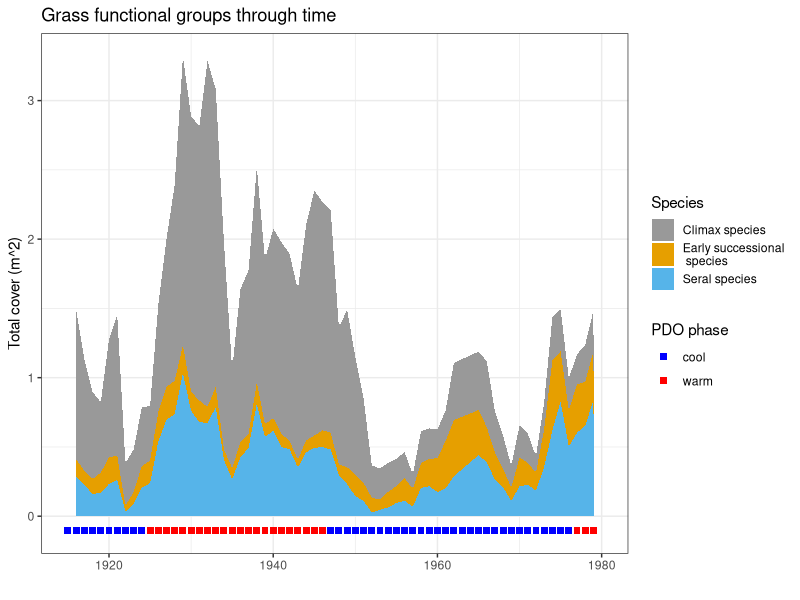
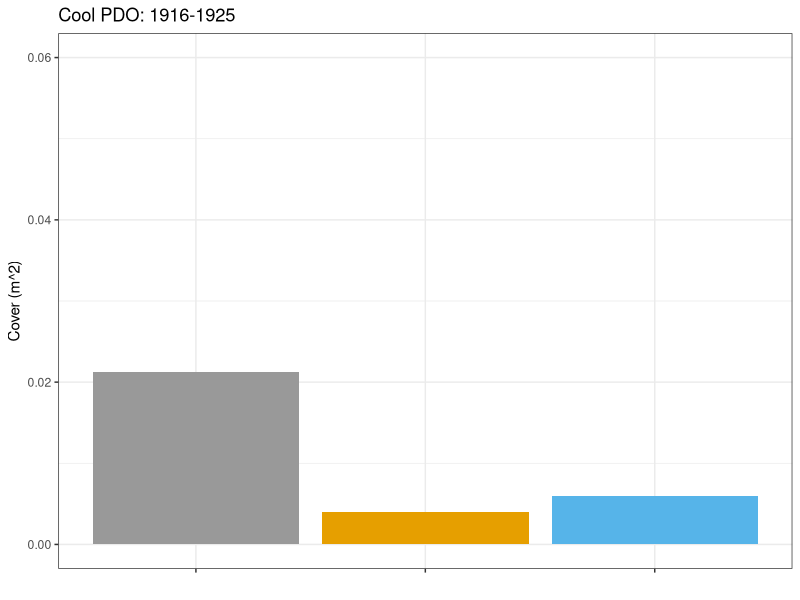
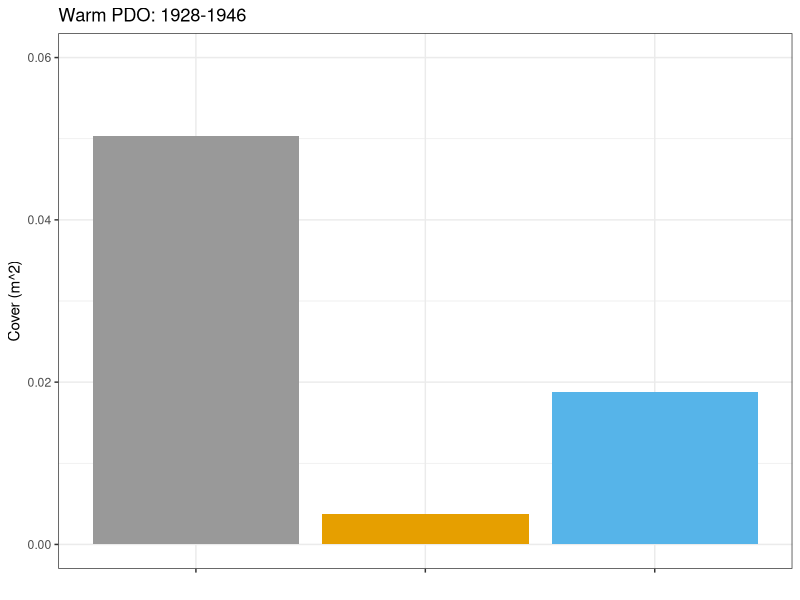
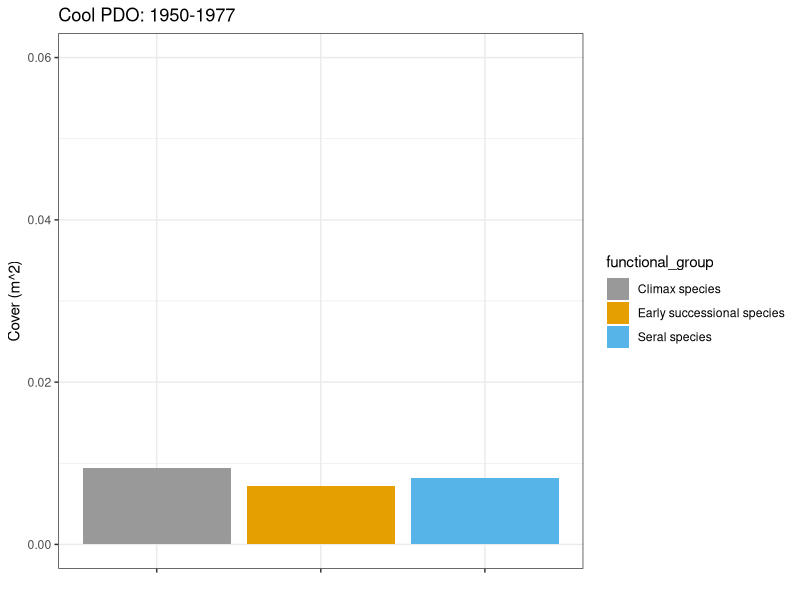
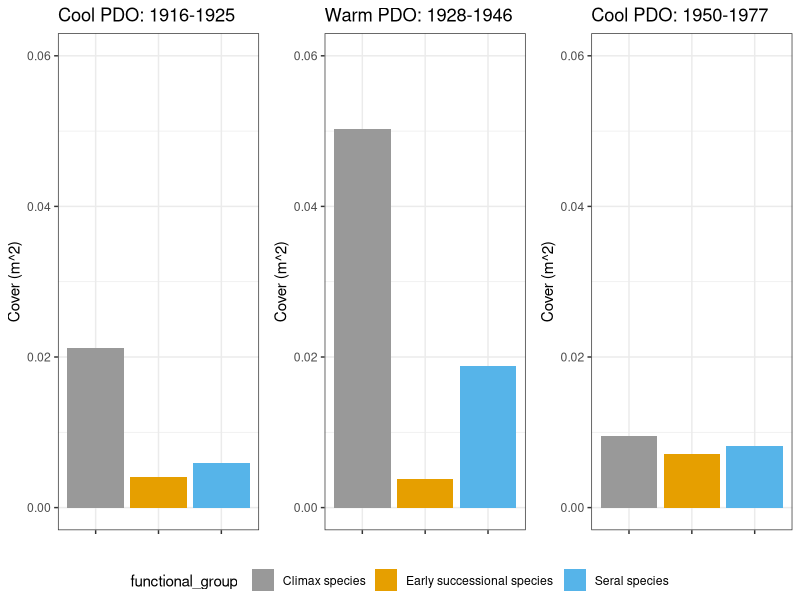

Source code (R) for these figures, in order:
#' plot grass species groupings timeseries
#' 
#' EMC 5/14/21
#' last update: 9/30/21

library(dplyr)
library(ggplot2)
library(ggpubr)

# colors for figures
cbPalette <- c("#999999", "#E69F00", "#56B4E9", "#009E73", "#F0E442", "#0072B2", "#D55E00", "#CC79A7")

all_grass_species = read.csv('data/grass_species_timeseries_imputed.csv')

# functional groupings
func_groups = read.csv('data/grass_species_functional_grouping.csv')

# ========================================================================
# group data by species functional groups

# merge with func_groups, get total by group and quadrat
yearly_grass_groups = all_grass_species %>%
  merge(func_groups, all.y=T) %>%
  group_by(project_year, quadrat, functional_group) %>%
  summarize(cover=sum(total_cover)) 

# get yearly sum
yearly_mean_groups = yearly_grass_groups %>%
  group_by(project_year, functional_group) %>%
  summarize(sum_cover = sum(cover))

# PDO time periods
pdophases = data.frame(project_year = 1915:1979,
                       yint = rep(-0.1),
                       pdo_phase = as.factor(c(rep('cool',10), rep('warm',22), rep('cool',30), rep('warm',3))))

# Plot: mean grass species cover per quadrat per year
ts1 = dplyr::filter(yearly_mean_groups, project_year<1995)
ts2 = dplyr::filter(yearly_mean_groups, project_year>=1995)
grassgroups <- ggplot(ts1, aes(x=project_year)) +
  geom_area(aes(y=sum_cover, fill=functional_group)) +
  xlim(1915,1980) +
  geom_point(data=pdophases, aes(x=project_year, y=yint, color = pdo_phase), size=2, shape=15) +
  labs(x = '',
       y='Total cover (m^2)',
       fill='Species',
       color='PDO phase',
       title='Grass functional groups through time') +
  #  ylim(0,.2) +
  scale_color_manual(values=c('blue','red')) +
  scale_fill_manual(values=cbPalette, labels=c('Climax species','Early successional\n species','Seral species')) +
  theme_bw()
grassgroups
#ggsave('Figures/grass_func_groups_timeseries.png', plot=grassgroups, width=6, height=4)


# =============================================================
# functional group breakdown during discrete time periods

# divide into phase sections; chop off first 3 years of each phase
c1 = dplyr::filter(yearly_grass_groups, project_year<1925)
w1 = dplyr::filter(yearly_grass_groups, project_year>=1928, project_year<1947)
c2 = dplyr::filter(yearly_grass_groups, project_year>=1950, project_year<1977)


# first cold period
# get average composition over the time period for each quadrat
c1_comp = c1 %>%
  group_by(quadrat, functional_group) %>%
  summarize(mean_cover=mean(cover))
# get average over quadrats for the time period
c1_comp_total = c1_comp %>%
  group_by(functional_group) %>%
  summarize(mean_cover_all=mean(mean_cover),
            sd_cover = sd(mean_cover))

# the error bars are huge
c1_plot = ggplot(c1_comp_total, aes(x=functional_group, y=mean_cover_all, fill=functional_group)) +
  geom_bar(stat='identity') +
  #geom_errorbar(aes(ymin=mean_cover_all-sd_cover, ymax=mean_cover_all+sd_cover)) +
  scale_fill_manual(values=cbPalette, labels=c('Aristida spp.','B. eriopoda','D. pulchella','Muhlenbergia spp.','Other','P. mutica',
                                               'S. brevifolius','Sporobolus spp.')) +
  ylim(0,.06) +
  ggtitle('Cool PDO: 1916-1925') +
  ylab('Cover (m^2)') +
  xlab('') +
  guides(fill='none') +
  theme_bw() +
  theme(axis.text.x=element_blank()) 
c1_plot


# first warm period
# get average composition over the time period for each quadrat
w1_comp = w1 %>%
  group_by(quadrat, functional_group) %>%
  summarize(mean_cover=mean(cover))
# get average over quadrats for the time period
w1_comp_total = w1_comp %>%
  group_by(functional_group) %>%
  summarize(mean_cover_all=mean(mean_cover),
            sd_cover = sd(mean_cover))

# the error bars are huge
w1_plot = ggplot(w1_comp_total, aes(x=functional_group, y=mean_cover_all, fill=functional_group)) +
  geom_bar(stat='identity') +
  #geom_errorbar(aes(ymin=mean_cover_all-sd_cover, ymax=mean_cover_all+sd_cover)) +
  scale_fill_manual(values=cbPalette, labels=c('Aristida spp.','B. eriopoda','D. pulchella','Muhlenbergia spp.','Other','P. mutica',
                                               'S. brevifolius','Sporobolus spp.')) +
  ylim(0,.06) +
  ggtitle('Warm PDO: 1928-1946') +
  ylab('Cover (m^2)') +
  xlab('') +
  guides(fill='none') +
  theme_bw() +
  theme(axis.text.x=element_blank()) 
w1_plot

# second cool period
# get average composition over the time period for each quadrat
c2_comp = c2 %>%
  group_by(quadrat, functional_group) %>%
  summarize(mean_cover=mean(cover))
# get average over quadrats for the time period
c2_comp_total = c2_comp %>%
  group_by(functional_group) %>%
  summarize(mean_cover_all=mean(mean_cover),
            sd_cover = sd(mean_cover))

# the error bars are huge
c2_plot = ggplot(c2_comp_total, aes(x=functional_group, y=mean_cover_all, fill=functional_group)) +
  geom_bar(stat='identity') +
  #geom_errorbar(aes(ymin=mean_cover_all-sd_cover, ymax=mean_cover_all+sd_cover)) +
  scale_fill_manual(values=cbPalette, labels=c('Climax species','Early successional species','Seral species')) +
  ylim(0,.06) +
  ggtitle('Cool PDO: 1950-1977') +
  ylab('Cover (m^2)') +
  xlab('') +
  #guides(fill='none') +
  theme_bw() +
  theme(axis.text.x=element_blank()) 
c2_plot

composition_combined = ggarrange(c1_plot, w1_plot, c2_plot, nrow=1, common.legend = T, legend='bottom')
composition_combined

#ggsave('Figures/speices_func_groups_byphase.png', plot=composition_combined, width=7.5, height=3)
